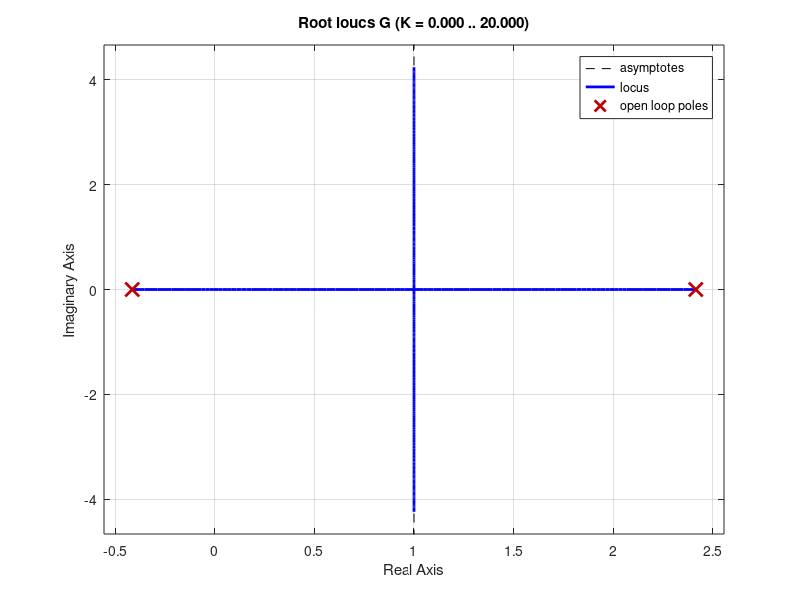

Write MATLAB code to recreate this figure.
% Define two systems
G = tf([1], [1, -2, -1]);
H = tf([1], [1]);

% Interconnect them
sys_series = series(G, H);
sys_cl = feedback(G, H);

% Display Root Locus
rlocus(G);
